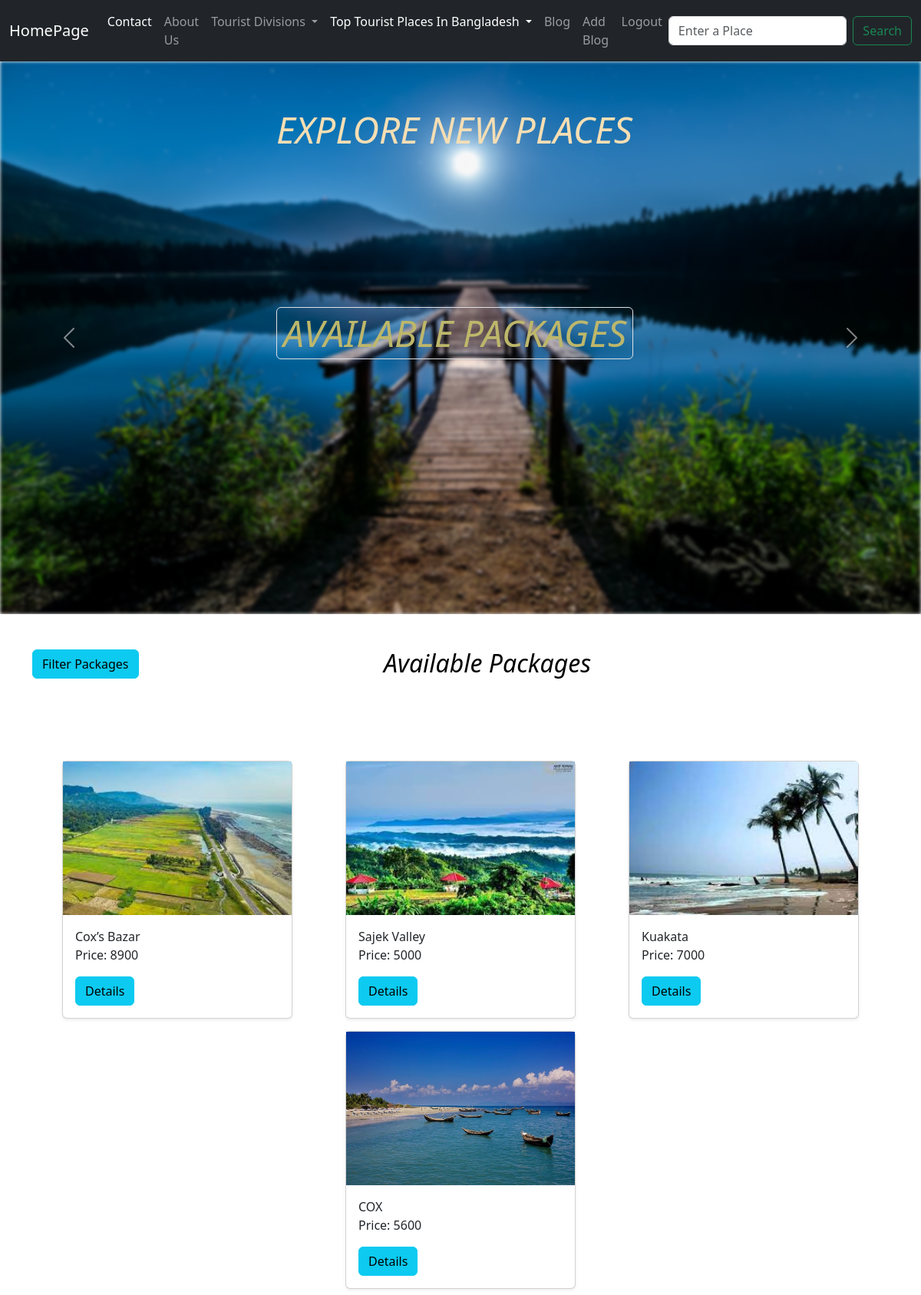
/ (signed in), run on the app's committed database.
### homepage/models.py (models this page shows, shortened)
class Package(models.Model):
    place = models.ForeignKey(Place, on_delete=models.CASCADE, null=True)
    cover = models.ImageField(null=True, upload_to='packeage/')
    name = models.CharField(max_length=100, null=True)
    source = models.CharField(max_length=100, null=True)
    duration = models.CharField(max_length=100, null=True, blank=True)
    destination = models.CharField(max_length=100, null=True)
    price = models.IntegerField(default=0)
    plan = models.TextField(null=True)
    terms = models.TextField(null=True)
    seats = models.IntegerField(null=True, default=10)
    remaining_seats = models.IntegerField(null=True)

### homepage/views.py (the view)
# urls.py: path('', views.index, name="homepage"),
def index(request):
    packages = Package.objects.all()
    return render(request, 'index.html', {'packages': packages})

### homepage/context_processor.py (called while the page is built)
def all_places(request):
    places = Place.objects.filter(add_to_nav = True)
    return {'all_places': places}

def all_divisions(request):
    divisions = Division.objects.all()
    return {"all_divisions":divisions}

### templates/index.html (shortened to what this page needs)
{% extends 'base.html' %}
{% block body %}
<div id="carouselExampleAutoplaying" class="carousel slide" data-bs-ride="carousel">
  <div class="carousel-inner">
    <div class="carousel-item active">
      <img src="/static/1.jpg"  class="img-fluid" alt="..." style="width:100vw;height:90vh;filter: blur(2px);">
    </div>
  </div>
  <button class="carousel-control-prev" type="button" data-bs-target="#carouselExampleAutoplaying" data-bs-slide="prev">
    <span class="carousel-control-prev-icon" aria-hidden="true"></span>
  </button>
  <button class="carousel-control-next" type="button" data-bs-target="#carouselExampleAutoplaying" data-bs-slide="next">
    <span class="carousel-control-next-icon" aria-hidden="true"></span>
  </button>
</div>
<h3 style="
position: absolute;
top: 140px;
left:30vw;
font-size: -webkit-xxx-large;
color:  wheat;font-style: italic;"> EXPLORE NEW PLACES</h3>
<h3 style="
position: absolute;
top: 400px;
left:30vw;
font-size: -webkit-xxx-large;
color:  wheat;font-style: italic;"> <a href="#availablepackage" class="d-inline-flex focus-ring py-1 px-2 text-decoration-none border rounded-2" style="--bs-focus-ring-x: 5px; --bs-focus-ring-y: 10px; --bs-focus-ring-blur: 4px ;color: darkkhaki">
  AVAILABLE PACKAGES
</a></h3>
<section class ="Available-package" id='availablepackage'>
<h3 style="
position: absolute;top: auto;left: 500px;font-size: xx-large;color: black;padding-top: 37px;font-style: italic;">
  Available Packages </h3>
<form method="post" action="{% url 'search_tour_packages' %}" style="
padding: 24px;
padding-top: 38px;
padding-left: 42px;
position: rigt;
">
  <button type="submit" class="btn btn-info">Filter Packages </button>
</form>
<div class="container-fluid pack-container" style="padding-top: 75px;">
  {%for package in packages%}
  <div class="card shadow-sm my-2" style="width:25vw">
    <img src="{{package.cover.url}}" class="img-fluid" alt="..." style="width:2000px;height:200px;">
    <div class="card-body">
      <p class="card-text">{{package.name}} <br> Price: {{package.price}}</p>
      <div class="d-flex justify-content-between align-items-center">
        <div class="btn-group">
          <a href="{%url 'package_details' package.id%}" class="btn btn-info">Details</a>
        </div>
      </div>
    </div>
  </div>
  {%endfor%}
</div>
</section>
{% endblock body %}

### static/css/style.css (style rules this page uses)
:root { --primary-color: #059669; --secondary-color: #6B7280; --accent-color: #3B82F6; --gray-800: #111827; --gray-900:#1F2937; --blue-800:#1E429F; }
.pack-container { display: flex; flex-wrap: wrap; justify-content: space-evenly; }

### data on the page
Package: cover (picture), name "Cox’s Bazar", price "8900"
Package: cover (picture), name "Sajek Valley", price "5000"
Package: cover (picture), name "Kuakata", price "7000"
Package: cover (picture), name "COX", price "5600"
